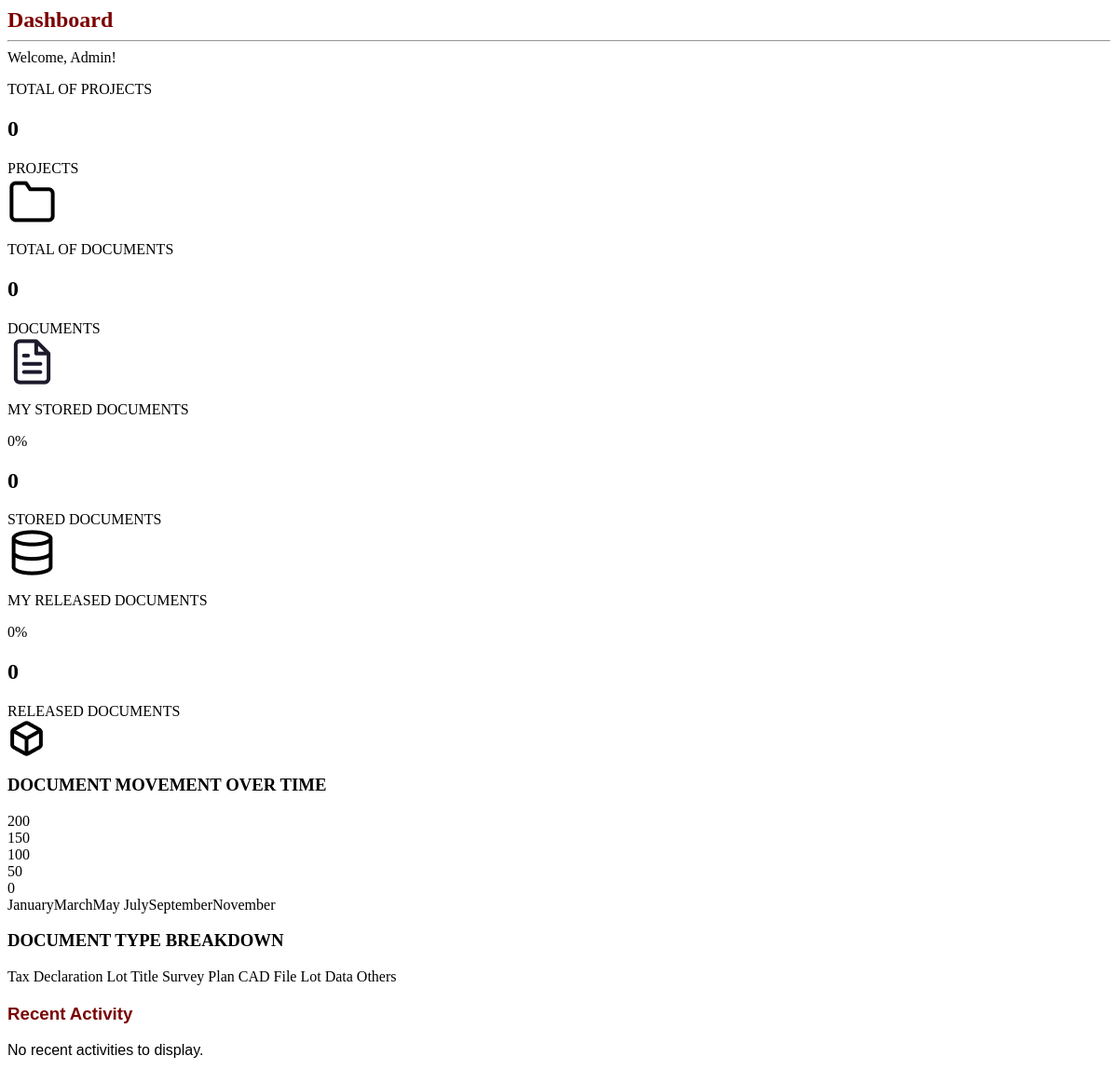
The app's page /admin_dashboard.php (signed in), older data.
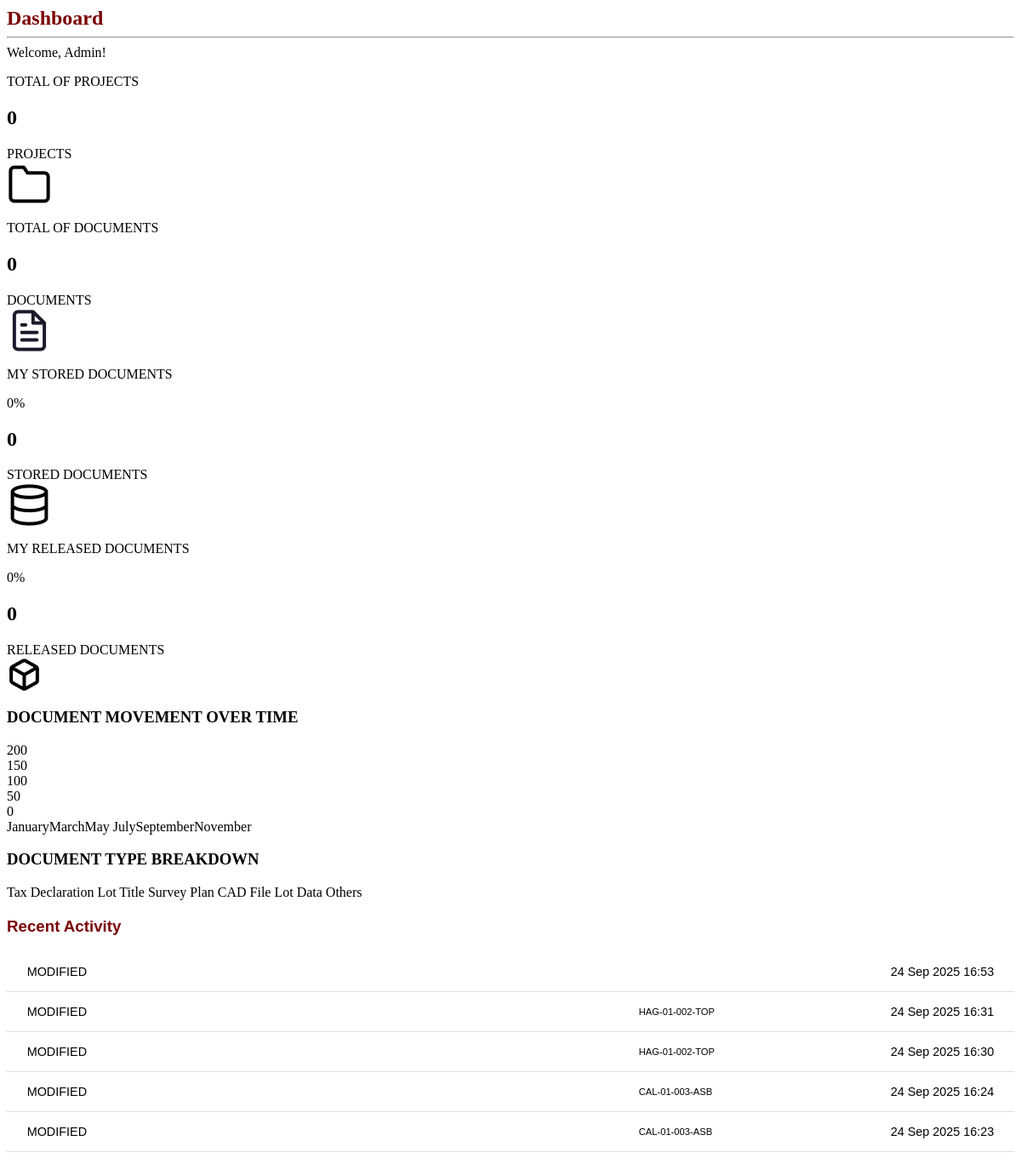
The same page, newer data.
### tables this page shows
CREATE TABLE `activity_log` (
  `ActivityLogID` varchar(10) NOT NULL,
  `ProjectID` varchar(20) NOT NULL,
  `DocumentID` varchar(10) NOT NULL,
  `Status` enum('CREATED','VIEWED','MODIFIED','DELETED','RETRIEVED','RETURNED','UPLOADED') NOT NULL,
  `EmployeeID` varchar(10) NOT NULL,
  `Time` timestamp NULL DEFAULT current_timestamp()
);

### admin_dashboard.php (the view, shortened to what this page needs)
<div class="topbar">
    <span>Dashboard</span>
</div>
<hr class="top-line" />
<div class="welcome">Welcome, Admin!</div>
<?php
include 'server/server.php';
$total_projects_query = "SELECT COUNT(*) as total FROM project";
$total_projects_result = $conn->query($total_projects_query);
$total_projects = $total_projects_result->fetch_assoc()['total'];
$total_documents_query = "SELECT COUNT(*) as total FROM document WHERE documentstatus IS NOT NULL";
$total_documents_result = $conn->query($total_documents_query);
$total_documents = $total_documents_result->fetch_assoc()['total'];
$stored_documents_query = "SELECT COUNT(*) as total FROM document WHERE documentstatus='stored'";
$stored_documents_result = $conn->query($stored_documents_query);
$stored_documents = $stored_documents_result->fetch_assoc()['total'];
$released_documents_query = "SELECT COUNT(*) as total FROM document WHERE documentstatus='released'";
$released_documents_result = $conn->query($released_documents_query);
$released_documents = $released_documents_result->fetch_assoc()['total'];
$percentage_stored = $total_documents > 0 ? round(($stored_documents / $total_documents) * 100) : 0;
$percentage_released = $total_documents > 0 ? round(($released_documents / $total_documents) * 100) : 0;
$stats = [
    ["label" => "TOTAL OF PROJECTS", "value" => $total_projects, "icon" => "folder.png", "text" => "PROJECTS"],
    ["label" => "TOTAL OF DOCUMENTS", "value" => $total_documents, "icon" => "File text.png", "text" => "DOCUMENTS"],
    ["label" => "MY STORED DOCUMENTS", "value" => $stored_documents, "percent" => $percentage_stored, "icon" => "Database.png", "text" => "STORED DOCUMENTS"],
    ["label" => "MY RELEASED DOCUMENTS", "value" => $released_documents, "percent" => $percentage_released, "icon" => "Box.png", "text" => "RELEASED DOCUMENTS"]
];
?>
<div class="stats">
    <?php foreach ($stats as $stat): ?>
    <div class="stat-box">
        <div class="stat-top">
            <p><?= $stat["label"] ?></p>
            <?php if (isset($stat["percent"])): ?>
            <span class="percent"><?= $stat["percent"] ?>%</span>
            <?php endif; ?>
        </div>
        <div class="stat-bottom">
            <div class="stat-info">
                <h2><?= $stat["value"] ?></h2>
                <span class="label"><?= $stat["text"] ?></span>
            </div>
            <div class="icon-container">
                <img src="picture/<?= $stat["icon"] ?>" alt="<?= $stat["text"] ?> Icon" />
            </div>
        </div>
    </div>
    <?php endforeach; ?>
</div>
<div class="mid-section">
    <div class="chart-section">
        <h3>DOCUMENT MOVEMENT OVER TIME</h3>
        <div class="graph-box">
            <div class="y-labels">
                <div>200</div>
                <div>150</div>
                <div>100</div>
                <div>50</div>
                <div>0</div>
            </div>
            <div class="graph-area">
                <div class="x-labels">
                    <span>January</span><span>March</span><span>May</span>
                    <span>July</span><span>September</span><span>November</span>
                </div>
            </div>
        </div>
        <div class="breakdown-section">
            <h3>DOCUMENT TYPE BREAKDOWN</h3>
            <div class="legend">
                <span><span class="dot" style="background:#8B5E5E"></span>Tax Declaration</span>
                <span><span class="dot" style="background:#C27C7C"></span>Lot Title</span>
                <span><span class="dot" style="background:#D88F8F"></span>Survey Plan</span>
                <span><span class="dot" style="background:#B25454"></span>CAD File</span>
                <span><span class="dot" style="background:#E0BABA"></span>Lot Data</span>
                <span><span class="dot" style="background:#F2DCDC"></span>Others</span>
            </div>
        </div>
    </div>
    <?php
include 'server/server.php';
$userRole = $_SESSION['role'] ?? null;
$userID = $_SESSION['employeeid'] ?? null;
$recent_activities = [];
if ($userRole === 'admin') {
    $sql = "
    SELECT
      al.ActivityLogID,
      al.ProjectID,
      al.DocumentID,
      al.Status,
      al.Time,
      e.EmployeeID,
      e.JobPosition,
      CONCAT(SUBSTRING(e.EmpFName, 1, 1), '*** ', SUBSTRING(e.EmpLName, 1, 1), '***') AS masked_employee_name,
      d.DocumentName
    FROM activity_log al
    JOIN employee e ON al.EmployeeID = e.EmployeeID
    LEFT JOIN document d ON al.DocumentID = d.DocumentID
    ORDER BY al.Time DESC
    LIMIT 5
    ";
} else if ($userRole === 'user' && $userID) {
    $sql = "
    SELECT
      al.ActivityLogID,
      al.ProjectID,
      al.DocumentID,
      al.Status,
      al.Time,
      e.EmployeeID,
      e.JobPosition,
      CONCAT(SUBSTRING(e.EmpFName, 1, 1), '*** ', SUBSTRING(e.EmpLName, 1, 1), '***') AS masked_employee_name,
      d.DocumentName
    FROM activity_log al
    JOIN employee e ON al.EmployeeID = e.EmployeeID
    LEFT JOIN document d ON al.DocumentID = d.DocumentID
    WHERE al.EmployeeID = ?
    ORDER BY al.Time DESC
    LIMIT 5
    ";
} else {
    $recent_activities = [];
}
if (!empty($sql)) {
    if ($userRole === 'user' && $userID) {
        $stmt = $conn->prepare($sql);
        $stmt->bind_param("s", $userID);
        $stmt->execute();
        $result = $stmt->get_result();
    } else {
        $result = $conn->query($sql);
    }
    if ($result && $result->num_rows > 0) {
        while ($row = $result->fetch_assoc()) {
            $display_info = empty($row['DocumentID']) ? $row['ProjectID'] : $row['DocumentName'];
            $recent_activities[] = [
                'activity_log_id' => $row['ActivityLogID'],
                'project_id' => $row['ProjectID'],
                'document_id' => $row['DocumentID'],
                'status' => $row['Status'],
                'time' => $row['Time'],
                'masked_employee_name' => $row['masked_employee_name'],
                'JobPosition' => $row['JobPosition'],
                'display_info' => $display_info
            ];
        }
    }
}
?>
    <div class="recent-list">
        <h3>Recent Activity</h3>
        <?php if (empty($recent_activities)): ?>
        <p>No recent activities to display.</p>
        <?php else: ?>
        <?php foreach ($recent_activities as $activity): ?>
        <div class="recent-item">
            <div class="status">
                <?= htmlspecialchars(strtoupper($activity['status'])) ?>
            </div>
            <div class="display-info">
                <?= htmlspecialchars($activity['display_info']) ?>
            </div>
            <div class="datetime">
                <?= date('d M Y H:i', strtotime($activity['time'])) ?>
            </div>
        </div>
        <?php endforeach; ?>
        <?php endif; ?>
    </div>
</div>

### admin_dashboard.php (style rules this page uses)
.topbar span { font-size: 2cqw; color: #7B0302; font-weight: 700; }
.recent-list { min-width: 40%; margin: 20px auto; font-family: Arial, sans-serif; }
.recent-list h3 { color: #7B0302; }
.recent-item { display: flex; align-items: center; padding: 15px 0; border-bottom: 1px solid #ddd; }
.status { margin-left: 2%; flex: 1; text-align: left; font-size: 0.9rem; }
.display-info { min-width: 25%; font-size: 0.7rem; text-align: left; }
.datetime { font-size: 0.8rem; text-align: right; margin-right: 2%; font-size: 0.9rem; }

Row changes from the older to the newer data that the page shows:
added activity_log: Status "MODIFIED", Time "24 Sep 2025 16:53"
added activity_log: Status "MODIFIED", ProjectID "HAG-01-002-TOP", Time "24 Sep 2025 16:31"
added activity_log: Status "MODIFIED", ProjectID "HAG-01-002-TOP", Time "24 Sep 2025 16:30"
added activity_log: Status "MODIFIED", ProjectID "CAL-01-003-ASB", Time "24 Sep 2025 16:24"
added activity_log: Status "MODIFIED", ProjectID "CAL-01-003-ASB", Time "24 Sep 2025 16:23"
Text that changed along with them:
text no longer shown: "No recent activities to display."
